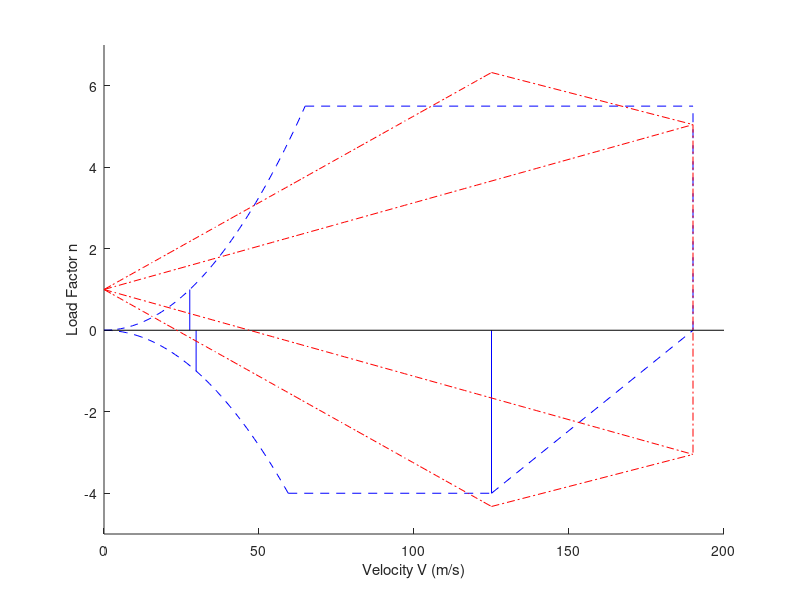

Recreate this plot in MATLAB.
% MATLAB code for EAS 4200, Homework #1, Problem #2, Fall 2024
% Jeffrey L. Kauffman  <JLKauffman@ucf.edu>  31 AUG 2024

% Do not try to run this file immediately -- there are many partial
% equations that you need to complete.  Do read the comments carefully,
% and follow along with the homework assignment.

% Given Values and Constants 
m = 1800;
S = 20;
cbar = 1.65; % keep going with numbers given in problem statement
CLalpha = 2*pi;
CLmax_pos = 1.88;%
CLmax_neg = -1.63;%
nmax_pos = 5.5;%
nmax_neg = -4;%

VC = 125;%
VD = 190;%
% should also define density (sea level) and gravity -- will need these
rho = 1.227;%
g = 9.81;%

% Calculate the critical flight speed values
VA = sqrt(2*nmax_pos*m*g/rho/S/CLmax_pos);
VG = sqrt(2*nmax_neg*m*g/rho/S/CLmax_neg);% same equation as VA, but with the max negative n, CLmax values
VS_pos = sqrt(2*m*g/rho/S/CLmax_pos);% same equation as VA, but with n = 1, positive CLmax
VS_neg = sqrt(-1*2*m*g/rho/S/CLmax_neg);% I'll let you figure out this one

% Part 2.2
% Create an array of velocity values to use in plotting
Vpos = linspace(0,VA,50);       % 50 points linearly spaced from 0 to VA
npos = ((Vpos.^2)/(m*g))*((rho*S*CLmax_pos)/2);% insert equation for the positive load factor n from Problem 1
       % Tip: it should have a V^2 term -- type it in Matlab as Vpos.^2
       % Reason: Vpos is a vector, so Vpos^2 will create an error -- 
       % a period before an operator performs "element-wise" operations
       % e.g., [1 2 3 4].^2 = [1 4 9 16], but [1 2 3 4]^2 = error

%Now create the points that will actually make up the line...
% Start by creating an array of velocity values to use in plotting
%Vpos = linspace(0,VA,50); % 50 points linearly spaced from 0 to VA
%npos = % insert equation for the positive load factor n from Problem 1
        % Tip: it should have a V^2 term -- type it in Matlab as Vpos.^2
        % Reason: Vpos is a vector, so Vpos^2 will create an error --
        % a period before an operator performs "element-wise" operations
        % e.g., [1 2 3 4].^2 = [1 4 9 16], but [1 2 3 4]^2 = error

Vneg = linspace(0,VG,50);
nneg = ((Vneg.^2)/(m*g))*((rho*S*CLmax_neg)/2);% insert equation; again use the .^ for Vneg.^2

% Part 2.3
% Create a new figure and turn on hold -- this way successive plot calls
% will just add the curve to the graph rather than clearing out the
% graph and starting over
figure;  hold on;


% Actually plot the OA stall line
plot(Vpos,npos,'b--')  % 'b--' means blue dashed line
% and now the 0G stall line
plot(Vneg,nneg,'b--')
% Add the AD line
plot([VA VD],[nmax_pos nmax_pos],'b--')  % syntax: plot([x1 x2],[y1 y2])
% and the GF line
plot([VG VC],[nmax_neg nmax_neg], 'b--')% fill in the rest
% Plot the right side of the envelope
plot([VC VD],[nmax_neg 0], 'b--')% fill in the rest
% and the left side (easiest to do this in two calls)
plot([VS_pos VS_pos],[1 0], 'b')% fill in the rest
plot([VS_neg VS_neg],[-1 0], 'b')% fill in the rest
plot([VD VD],[0 nmax_pos], 'b--')

plot([VC VC],[nmax_neg 0], 'b')

plot([0 200],[0 0], 'k')

% Add some labels to the plot
xlabel('Velocity V (m/s)');  ylabel('Load Factor n');


% Part 2.4
mug = (2*m)/(rho*S*cbar*(CLalpha));% equation for airplane mass ratio
Kg = (0.88*mug)/(5.3+mug);% equation for gust alleviation factor

% Gust of 7.62 m/s (25 ft/s) at VD
Ugust = 7.62;
% Create an array of velocities from 0 to VD
VDgust = linspace(0,VD,50);
% Calculate an array of values along the positive load factor line
nDgust_pos = 1 + rho*VDgust*Kg*Ugust*S*CLalpha/2/m/g;
% Calculate an array of values along the negative load factor line
nDgust_neg = 1 - rho*VDgust*Kg*Ugust*S*CLalpha/2/m/g;% insert equation

% Same thing, but for the stronger gust of 15.24 m/s (50 ft/s) at VC
Ugust = 15.24;%
% Create an array of velocities from 0 to VC
VCgust = linspace(0,VC,50);%
% Calculate an array of values along the positive load factor line
nCgust_pos = 1 + rho*VCgust*Kg*Ugust*S*CLalpha/2/m/g;%
% Calculate an array of values along the negative load factor line
nCgust_neg = 1 - rho*VCgust*Kg*Ugust*S*CLalpha/2/m/g;%


% Part 2.5
% Now plot the gust load factors
plot(VDgust,nDgust_pos,'r-.')  % 'r-.' is for red dash-dot lines
plot(VDgust,nDgust_neg,'r-.')
% and more for VC curves...
plot(VCgust,nCgust_pos,'r-.')%
plot(VCgust,nCgust_neg,'r-.')%
% Connect the points where +V_D and -V_D lines reach V_D... it might be
% easier to calculate the maximum values of the +V_C and +V_D lines (and
% similar for -V_C and -V_D
maxnDgust_pos = max(nDgust_pos);
maxnDgust_neg = min(nDgust_neg);
maxnCgust_pos = max(nCgust_pos);
maxnCgust_neg = min(nCgust_neg);
% similar for _neg and then for nCgust
plot([VD VD], [maxnDgust_pos maxnDgust_neg],'r-.')
plot([VC VD], [maxnCgust_pos maxnDgust_pos],'r-.')
% Now connect those last points, from where the +V_C line reaches V_C to
% where the +V_D line reaches V_D
plot([VC VD], [maxnCgust_neg maxnDgust_neg],'r-.')

% General cleanup; the envelope should fit nicely in 0<v<200 and -5<n<7:
axis([0 200 -5 7])
